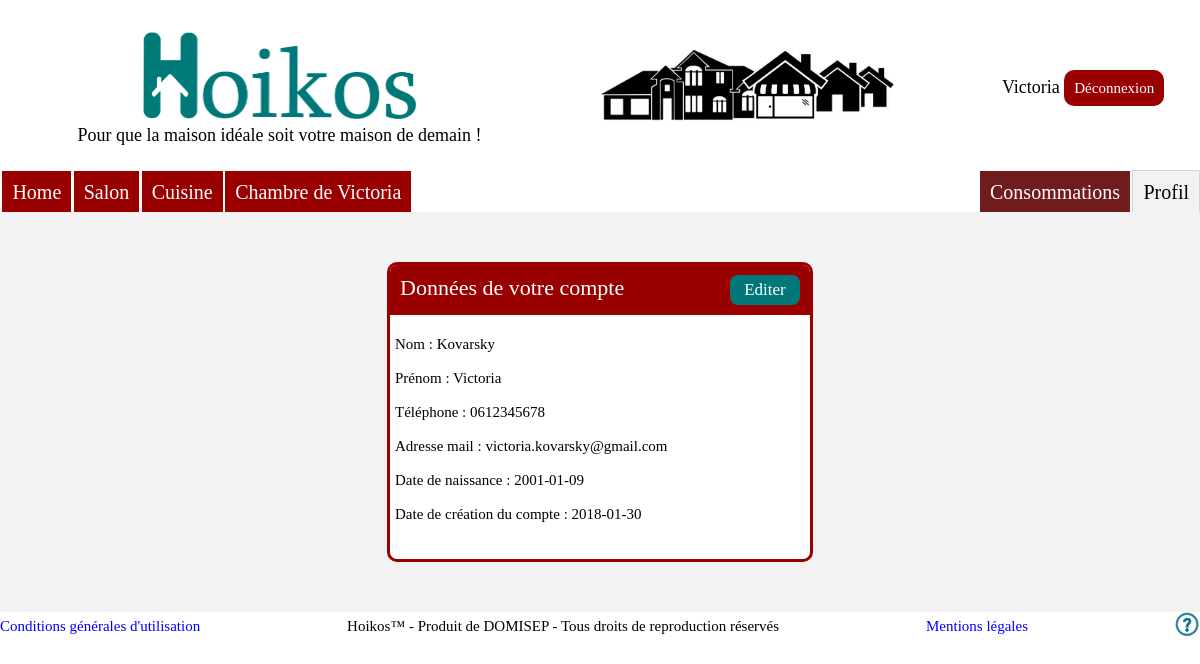
Page /index.php?target=compte&action=connecte&reaction=profil (signed in) on the committed database.
### tables this page shows
CREATE TABLE IF NOT EXISTS `utilisateur` (
  `ID_utilisateur` int(11) NOT NULL AUTO_INCREMENT,
  `ID_logement` int(11) DEFAULT NULL,
  `type_utilisateur` varchar(11) DEFAULT NULL,
  `nom_utilisateur` varchar(50) NOT NULL,
  `prenom_utilisateur` varchar(20) NOT NULL,
  `telephone_1_utilisateur` varchar(10) NOT NULL,
  `telephone_2_utilisateur` varchar(10) DEFAULT NULL,
  `date_de_naissance_utilisateur` date DEFAULT NULL,
  `adresse_mail_utilisateur` varchar(90) NOT NULL,
  `mot_de_passe_utilisateur` varchar(300) NOT NULL,
  `date_d_ajout_utilisateur` date DEFAULT NULL,
  `token_mdp` varchar(32) DEFAULT NULL,
  PRIMARY KEY (`ID_utilisateur`),
  KEY `cle_etrangere_logement_utilisateur` (`ID_logement`)
);

### controleurs/c_profil.php (called while the page is built, shortened)
<?php
include ('modeles/m_profil.php');
function profil_secondaire(){
	include("vues/v_profil_secondaire.php");
}
?>

### vues/accueil_onglets.php (called while the page is built, shortened)
<?php
function afficher_onglets(){
	$bdd=connexion_bdd();
	$reponse = $bdd->prepare('SELECT COUNT(*) AS nombre FROM salle WHERE ID_logement=:ID_logement');
	$reponse->execute(array(
		'ID_logement' => $_SESSION['ID_logement']
		));
	$reponse = $reponse->fetch();
	if ($reponse['nombre']!=0){
		$bdd=connexion_bdd();
		$reponsea = $bdd->prepare('SELECT nom_salle FROM salle WHERE ID_logement=:ID_logement');
		$reponsea->execute(array(
			'ID_logement' => $_SESSION['ID_logement']
			));
		$i=0;
		while ($donneesa = $reponsea->fetch()){
		    $onglets[$i]= $donneesa['nom_salle'];
		    $i++;
		}
		return $onglets;
	} else {
		return NULL;
	}
}
?>

### modeles/m_profil.php (called while the page is built, shortened)
<?php
function donnees_utilisateur($adresse_mail){
    $bdd = connexion_bdd();
		$reponse = $bdd->prepare('SELECT * FROM utilisateur WHERE adresse_mail_utilisateur=:adresse');
    $reponse->execute(array(
    'adresse'=> $adresse_mail,
    ));
    $donnees = $reponse->fetch();
    $ID_logement = $donnees['ID_logement'];
    $nom = $donnees['nom_utilisateur'];
    $prenom = $donnees['prenom_utilisateur'];
    $telephone = $donnees['telephone_1_utilisateur'];
    $date_de_naissance = $donnees['date_de_naissance_utilisateur'];
    $date_d_ajout = $donnees['date_d_ajout_utilisateur'];
	return array($ID_logement,$nom,$prenom,$telephone,$adresse_mail,$date_de_naissance,$date_d_ajout);
}
?>

### vues/v_profil_secondaire.php (the view, shortened to what this page needs)
<!DOCTYPE html>
<html>
	<head>
		<link rel="stylesheet" href="public/css/profil.css">
		<link rel="stylesheet" href="public/css/footer.css">
	</head>
	<body>
	<?php include("vues/v_header_bouton.php"); ?>
        <nav>
            <a href="index.php?target=compte&action=connecte&reaction=home" class="Onglet">Home</a>
             <?php
                include("accueil_onglets.php");
                $onglets = afficher_onglets();
                if ($onglets!=NULL)
                foreach($onglets as $element){
                    ?>
                        <a href="index.php?target=compte&action=connecte&reaction=<?php echo $element; ?>" class="Onglet"> <?php echo $element; ?> </a>
                    <?php
                }
             ?>
            <div class="Vide"></div>
						<?php
						list($ID_logement,$nom,$prenom,$telephone,$adresse_mail,$date_de_naissance,$date_d_ajout) = donnees_utilisateur($_SESSION['adresse_mail_utilisateur']);
						?>
            <a href="index.php?target=compte&action=connecte&reaction=consommation" class="Conso">Consommations</a>
            <a href="index.php?target=compte&action=connecte&reaction=profil" class="actuel">Profil</a>
		</nav>
        <section>
			<article>
				<div id="titre">Données de votre compte
				<?php
				if(isset($_GET['edition'])){
					echo '';
					if($_GET['edition']=='principal'){
						?>
				</div>
				<div id='corps'>
					<br/>
                        <form method='post' action='index.php?target=compte&action=connecte&reaction=profil&rempli=compte'>
                            <label for='nom'> Nom : </label>
														<span id ="missNom"></span><br>
                            <input type='text' name='nom' id='nom1' value ="<?php echo $nom;?>"required><br><br>
                            <label for='prénom'> Prénom :  </label>
														<span id ="missPrenom"></span><br>
                            <input type='text' name='prenom' id='prenom' value="<?php echo $prenom;?>" required><br><br />
                            <label for='telephone'> Téléphone :  </label>
														<span id ="missTel"></span><br>
                            <input type='text' name='telephone1' id='telephone1' maxlenght='10' value ="<?php echo $telephone;?>"required><br><br />
                            <label for='adresse_mail'> Adresse mail :  </label>
														<span id ="missMail"></span><br>
                            <input type='email' name='adresse_mail' id='adresse_mail' value ="<?php echo $adresse_mail;?>" required><br><br />
                            <label for='date_naissance'> Date de naissance:  </label><br>
                            <input type='date' name='date_naissance' id='date_naissance' value ="<?php echo $date_de_naissance;?>" required><br />
                            <br/>
														Date de création du compte :
		                        <?php
		                        echo $date_d_ajout;
		                        ?>
														<br><br>
                            <input type='submit' value='Confirmer'onclick="verification()" id='bouton'>
                    </form>
                        <br>
                        <a href ="index.php?target=compte&action=connecte&reaction=profil&mdp=<?php echo $adresse_mail;?>" onclick="alert(Vous allez recevoir un mail pour changer votre mot de passe)" class="supprimer">Modifier le mot de passe</a>
						</div>
						<?php
					} else {
						echo '';
						?>
				</div>
					<br/>
							<div id="corps">
								 Nom :
								<?php
								echo $nom;
								?>
								<br><br>
								Prénom :
								<?php
								echo $prenom;
								?>
								<br><br>
								Téléphone :
								<?php
								echo $telephone;
								?>
								<br><br>
								Adresse mail :
								<?php
								echo $adresse_mail;
								?>
								<br><br>
								Date de naissance :
								<?php
								echo $date_de_naissance;
								?>
								<br><br>
								Date de création du compte :
								<?php
								echo $date_d_ajout;
								?>
							</div>
						<?php
					}
				} else {
					?>
					<a href = "index.php?target=compte&action=connecte&reaction=profil&edition=principal" class="editer">Editer</a>
				</div>
					<br/>
							<div id="corps">
								 Nom :
								<?php
								echo $nom;
								?>
								<br><br>
								Prénom :
								<?php
								echo $prenom;
								?>
								<br><br>
								Téléphone :
								<?php
								echo $telephone;
								?>
								<br><br>
								Adresse mail :
								<?php
								echo $adresse_mail;
								?>
								<br><br>
								Date de naissance :
								<?php
								echo $date_de_naissance;
								?>
								<br><br>
								Date de création du compte :
								<?php
								echo $date_d_ajout;
								?>
							</div>
					<?php
				}
				?>
                    <br/>
            </article>
        </section>
		<?php include("vues/v_footer.php"); ?>
	</body>
</html>

### public/css/profil.css (style rules this page uses)
body { font-family: 'Eras full',Calibri,serif; font-size: 15px; margin: auto; }
nav { display: flex; }
.Vide { margin-left: 0.2%; font-size: 20px; text-decoration: unset; text-align: center; padding: 10px; margin-top: 2%; height: 4%; align-self: flex-end; flex:1; }
.Onglet { margin-left: 0.2%; font-size: 20px; text-decoration: unset; text-align: center; padding: 10px; margin-top: 2%; border: none; color: #FFFFFF; background-color: #990100; height: 21px; overflow-x: hidden; overflow-y: auto; max-height: 21px; align-self: flex-end; }
.Conso { font-size: 20px; text-decoration: unset; text-align: center; padding: 10px; margin-top: 2%; margin-left: 0.2%; border: none; color: #FFFFFF; background-color: #701c1c; height: 21px; overflow-x: hidden; overflow-y: auto; max-height: 21px; align-self: flex-end; float:right; }
.actuel { margin-left: 0.2%; text-decoration: unset; text-align: center; font-size: 20px; padding: 10px; margin-top: 2%; border: none; color: #FFFFFF; background-color: #F2F2F2; height: 21px; overflow-x: hidden; overflow-y: auto; max-height: 21px; color: black; border-left: 1px #D4D4D4 solid; border-top: 1px #D4D4D4 solid; border-right: 1px #D4D4D4 solid; align-self: flex-end; }
section { font-size: 18px; background-color: #F2F2F2; display: flex; justify-content: center; height: 70%; }
#titre { padding: 10px; background-color: #990100; color: white; font-size: 22px; display: flex; justify-content: space-between; }
.editer { border-radius: 8px; font-size: 17px; text-decoration: unset; text-align: center; padding: 5px; border: none; color: #FFFFFF; background-color: #007879; width: 15%; }
#corps { font-size: 15px; margin-left: 5px; padding-bottom: 15px; }
article { margin: 50px; background-color: white; width: 35%; max-height: 730px; overflow: hidden; border: 3px #990100 solid; border-radius: 10px; }

### rows in the picture
utilisateur: nom_utilisateur "Kovarsky", prenom_utilisateur "Victoria", telephone_1_utilisateur "0612345678", adresse_mail_utilisateur "victoria.kovarsky@gmail.com", date_de_naissance_utilisateur "2001-01-09", date_d_ajout_utilisateur "2018-01-30"

### other values in the picture
$_SESSION['slogan'] "Pour que la maison idéale soit votre maison de demain !"
$_SESSION["prenom_utilisateur"] "Victoria"
$element "Salon"
$element "Cuisine"
$element "Chambre de Victoria"
